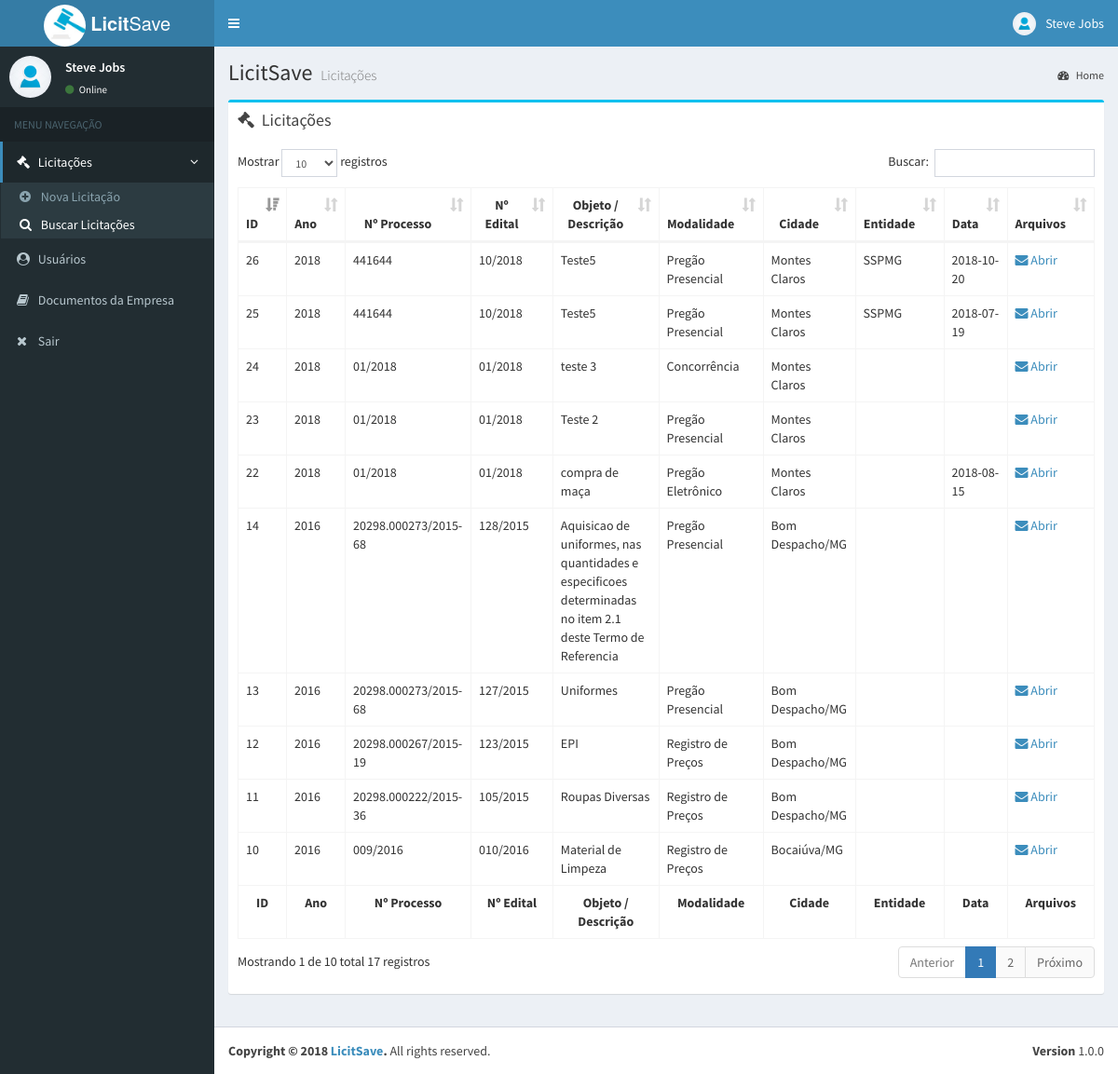
/app/licitacoes.php (signed in), run on the app's committed database.
### tables this page shows
CREATE TABLE IF NOT EXISTS `licitacao` (
  `id` int(11) NOT NULL AUTO_INCREMENT,
  `ano` varchar(255) NOT NULL,
  `num_processo` varchar(255) NOT NULL,
  `num_edital` varchar(255) NOT NULL,
  `objeto` varchar(255) NOT NULL,
  `modalidade` varchar(255) NOT NULL,
  `cidade` varchar(255) NOT NULL,
  `entidade` varchar(255) DEFAULT NULL,
  `data` varchar(255) DEFAULT NULL,
  PRIMARY KEY (`id`)
);

### app/licitacoes.php (the view, shortened to what this page needs)
<?php
include_once("../conexao.php");
?>
<!DOCTYPE html>
<html>
<head>
  <link rel="stylesheet" href="bootstrap/css/bootstrap.min.css">
  <link rel="stylesheet" href="https://cdnjs.cloudflare.com/ajax/libs/font-awesome/4.5.0/css/font-awesome.min.css">
  <link rel="stylesheet" href="https://cdnjs.cloudflare.com/ajax/libs/ionicons/2.0.1/css/ionicons.min.css">
  <link rel="stylesheet" href="dist/css/AdminLTE.min.css">
  <link rel="stylesheet" href="dist/css/skins/_all-skins.min.css">
  <link rel="stylesheet" href="plugins/iCheck/flat/blue.css">
  <link rel="stylesheet" href="plugins/morris/morris.css">
  <link rel="stylesheet" href="plugins/jvectormap/jquery-jvectormap-1.2.2.css">
  <link rel="stylesheet" href="plugins/datepicker/datepicker3.css">
  <link rel="stylesheet" href="plugins/daterangepicker/daterangepicker.css">
  <link rel="stylesheet" href="plugins/bootstrap-wysihtml5/bootstrap3-wysihtml5.min.css">
  <link rel="stylesheet" href="plugins/datatables/dataTables.bootstrap.css">
</head>
<body class="hold-transition skin-blue sidebar-mini">
<div class="wrapper">
  <header class="main-header">
    <a href="index.php" class="logo">
        <img src="../imagens/licitacao2.jpg" width="45" height="45" class="img-circle" alt="User Image"> <b>Licit</b>Save</span>
    </a>
    <nav class="navbar navbar-static-top">
      <a href="index.php" class="sidebar-toggle" data-toggle="offcanvas" role="button">
      </a>
      <div class="navbar-custom-menu">
        <ul class="nav navbar-nav">
          <li class="dropdown user user-menu">
            <a href="#" class="dropdown-toggle" data-toggle="dropdown">
              <img src="../imagens/usuario.jpg" class="user-image" alt="User Image">
              <span class="hidden-xs"><?php echo $_SESSION['usuarioNome']; ?></span>
            </a>
          </li>
        </ul>
      </div>
    </nav>
  </header>
  <aside class="main-sidebar">
    <section class="sidebar">
      <div class="user-panel">
        <div class="pull-left image">
          <img src="../imagens/usuario.jpg" class="img-circle" alt="User Image">
        </div>
        <div class="pull-left info">
          <p><?php echo $_SESSION['usuarioNome']; ?></p>
          <a href="#"><i class="fa fa-circle text-success"></i> Online</a>
        </div>
      </div>
      <ul class="sidebar-menu">
        <li class="header">MENU NAVEGAÇÃO</li>
        <li class="active treeview">
          <a href="#">
            <i class="fa fa-gavel"></i> <span>Licitações</span>
            <span class="pull-right-container">
              <i class="fa fa-angle-left pull-right"></i>
            </span>
          </a>
          <ul class="treeview-menu">
            <li><a href="novalicitacao.php"><i class="fa fa-plus-circle"></i> Nova Licitação</a></li>
            <li class="active"><a href="licitacoes.php"><i class="fa fa-search"></i> Buscar Licitações</a></li>
          </ul>
		  <li><a href="usuarios.php"><i class="fa fa-user-circle"></i> Usuários</a></li>
		  <li><a href="documentos.php"><i class="fa fa-book"></i> Documentos da Empresa</a></li>
		  <li><a href="../logout.php"><i class="fa fa-times"></i> Sair</a></li>
        </li>
      </ul>
    </section>
  </aside>
  <div class="content-wrapper">
    <section class="content-header">
      <h1>
        LicitSave
        <small>Licitações</small>
      </h1>
      <ol class="breadcrumb">
        <li><a href="index"><i class="fa fa-dashboard"></i> Home</a></li>
      </ol>
    </section>
    <section class="content">
      <div class="row">
       <div class="col-lg-3 col-xs-6">
        </div>
      </div>
      <div class="row">
		<div class="col-md-12">
		<div class="box box-info">
            <div class="box-header">
              <i class="fa fa-gavel"></i>
              <h3 class="box-title">Licitações</h3>
            </div>
            <div class="box-body">
			<div class="table-responsive">
              <table id="example1" class="table table-bordered table-hover">
                <thead>
                <tr>
                  <th style="text-align: center;">ID</th>
				  <th style="text-align: center;">Ano</th>
                  <th style="text-align: center;">Nº Processo</th>
				  <th style="text-align: center;">Nº Edital</th>
				  <th style="text-align: center;">Objeto / Descrição</th>
                  <th style="text-align: center;">Modalidade</th>
                  <th style="text-align: center;">Cidade</th>
                  <th style="text-align: center;">Entidade</th>
                  <th style="text-align: center;">Data</th>
				  <th style="text-align: center;">Arquivos</th>
                </tr>
                </thead>
                <tbody>
				<?php
					$result_usuario = "SELECT * FROM licitacao";
					$resultado_usuario = mysqli_query($conn, $result_usuario);
					while($resultado = mysqli_fetch_assoc($resultado_usuario)){
						$id = $resultado['id'];
						$ano = $resultado['ano'];
						$num_processo = $resultado['num_processo'];
						$num_edital = $resultado['num_edital'];
						$objeto = $resultado['objeto'];
						$modalidade = $resultado['modalidade'];
						$cidade = $resultado['cidade'];
						$entidade = $resultado['entidade'];
						$data = $resultado['data'];
				?>
				<tr>
                  <td><?php echo $id; ?></td>
                  <td><?php echo $ano; ?></td>
                  <td><?php echo $num_processo; ?></td>
				  <td><?php echo $num_edital; ?></td>
                  <td><?php echo $objeto; ?></td>
                  <td><?php echo $modalidade; ?></td>
                  <td><?php echo $cidade; ?></td>
                  <td><?php echo $entidade; ?></td>
                  <td><?php echo $data; ?></td>
                  <td><a href="arquivos.php?id=<?php echo $id; ?>"><i class="fa fa-envelope"></i> Abrir</a></td>
                </tr>
				<?php } ?>
                </tbody>
                <tfoot>
                <tr>
                  <th style="text-align: center;">ID</th>
				  <th style="text-align: center;">Ano</th>
                  <th style="text-align: center;">Nº Processo</th>
				  <th style="text-align: center;">Nº Edital</th>
				  <th style="text-align: center;">Objeto / Descrição</th>
                  <th style="text-align: center;">Modalidade</th>
                  <th style="text-align: center;">Cidade</th>
				  <th style="text-align: center;">Entidade</th>
				  <th style="text-align: center;">Data</th>
				  <th style="text-align: center;">Arquivos</th>
                </tr>
                </tfoot>
              </table>
			  </div>
            </div>
			</div>
          </div>
      </div>
    </section>
  </div>
  <footer class="main-footer">
    <div class="pull-right hidden-xs">
      <b>Version</b> 1.0.0
    </div>
    <strong>Copyright &copy; 2018 <a href="#">LicitSave</a>.</strong> All rights
    reserved.
  </footer>
</div>
</body>
</html>

### data on the page
licitacao: id "10", ano "2016", num_processo "009/2016", num_edital "010/2016", objeto "Material de Limpeza", modalidade "Registro de Preços", cidade "Bocaiúva/MG"
licitacao: id "11", ano "2016", num_processo "20298.000222/2015-36", num_edital "105/2015", objeto "Roupas Diversas", modalidade "Registro de Preços", cidade "Bom Despacho/MG"
licitacao: id "12", ano "2016", num_processo "20298.000267/2015-19", num_edital "123/2015", objeto "EPI", modalidade "Registro de Preços", cidade "Bom Despacho/MG"
licitacao: id "13", ano "2016", num_processo "20298.000273/2015-68", num_edital "127/2015", objeto "Uniformes", modalidade "Pregão Presencial", cidade "Bom Despacho/MG"
licitacao: id "14", ano "2016", num_processo "20298.000273/2015-68", num_edital "128/2015", objeto "Aquisicao de uniformes, nas quantidades e especificoes determinadas no item 2.1 deste Termo de Referencia", modalidade "Pregão Presencial", cidade "Bom Despacho/MG"
licitacao: id "22", ano "2018", num_processo "01/2018", num_edital "01/2018", objeto "compra de maça", modalidade "Pregão Eletrônico", cidade "Montes Claros", data "2018-08-15"
licitacao: id "23", ano "2018", num_processo "01/2018", num_edital "01/2018", objeto "Teste 2", modalidade "Pregão Presencial", cidade "Montes Claros"
licitacao: id "24", ano "2018", num_processo "01/2018", num_edital "01/2018", objeto "teste 3", modalidade "Concorrência", cidade "Montes Claros"
licitacao: id "25", ano "2018", num_processo "441644", num_edital "10/2018", objeto "Teste5", modalidade "Pregão Presencial", cidade "Montes Claros", entidade "SSPMG", data "2018-07-19"
licitacao: id "26", ano "2018", num_processo "441644", num_edital "10/2018", objeto "Teste5", modalidade "Pregão Presencial", cidade "Montes Claros", entidade "SSPMG", data "2018-10-20"

### other printed values
$_SESSION['usuarioNome'] "Steve Jobs"
